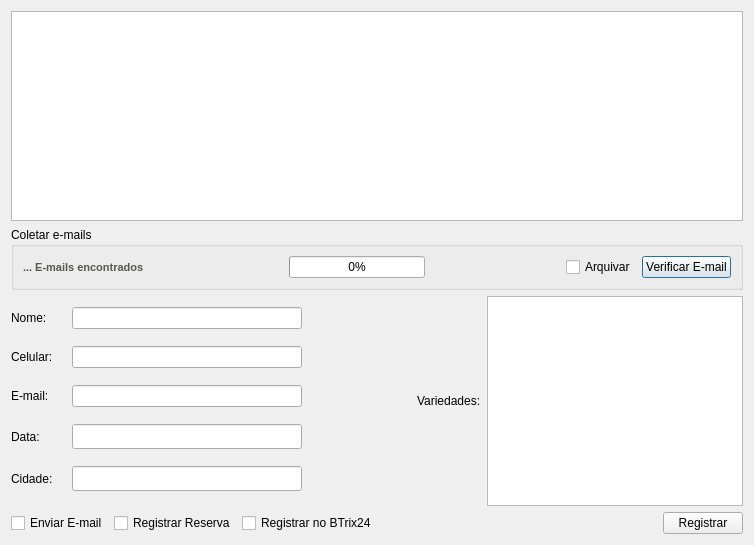
<?xml version="1.0" encoding="UTF-8"?>
<ui version="4.0">
 <class>winEmail</class>
 <widget class="QDialog" name="winEmail">
  <property name="geometry">
   <rect>
    <x>0</x>
    <y>0</y>
    <width>754</width>
    <height>545</height>
   </rect>
  </property>
  <property name="windowTitle">
   <string>Reservas por E-Mail</string>
  </property>
  <layout class="QVBoxLayout" name="verticalLayout_2">
   <item>
    <widget class="QTableView" name="tblEmails"/>
   </item>
   <item>
    <widget class="QGroupBox" name="grpEmails">
     <property name="title">
      <string>Coletar e-mails</string>
     </property>
     <property name="flat">
      <bool>false</bool>
     </property>
     <layout class="QHBoxLayout" name="horizontalLayout_3">
      <item>
       <layout class="QHBoxLayout" name="horizontalLayout_2">
        <item>
         <widget class="QLabel" name="lblStatus">
          <property name="minimumSize">
           <size>
            <width>200</width>
            <height>0</height>
           </size>
          </property>
          <property name="font">
           <font>
            <pointsize>8</pointsize>
            <weight>75</weight>
            <bold>true</bold>
           </font>
          </property>
          <property name="layoutDirection">
           <enum>Qt::LeftToRight</enum>
          </property>
          <property name="styleSheet">
           <string notr="true">color:rgb(85, 87, 83);
text-align: left;</string>
          </property>
          <property name="frameShadow">
           <enum>QFrame::Plain</enum>
          </property>
          <property name="text">
           <string>... E-mails encontrados</string>
          </property>
         </widget>
        </item>
        <item>
         <spacer name="horizontalSpacer_2">
          <property name="orientation">
           <enum>Qt::Horizontal</enum>
          </property>
          <property name="sizeType">
           <enum>QSizePolicy::Fixed</enum>
          </property>
          <property name="sizeHint" stdset="0">
           <size>
            <width>60</width>
            <height>20</height>
           </size>
          </property>
         </spacer>
        </item>
        <item>
         <widget class="QProgressBar" name="pbProgresso">
          <property name="maximum">
           <number>117</number>
          </property>
          <property name="value">
           <number>0</number>
          </property>
         </widget>
        </item>
        <item>
         <spacer name="horizontalSpacer">
          <property name="orientation">
           <enum>Qt::Horizontal</enum>
          </property>
          <property name="sizeType">
           <enum>QSizePolicy::Expanding</enum>
          </property>
          <property name="sizeHint" stdset="0">
           <size>
            <width>42</width>
            <height>20</height>
           </size>
          </property>
         </spacer>
        </item>
        <item>
         <widget class="QCheckBox" name="chkArquivar">
          <property name="text">
           <string>Arquivar</string>
          </property>
         </widget>
        </item>
        <item>
         <widget class="QPushButton" name="btEmail">
          <property name="text">
           <string>Verificar E-mail</string>
          </property>
         </widget>
        </item>
       </layout>
      </item>
     </layout>
    </widget>
   </item>
   <item>
    <layout class="QHBoxLayout" name="horizontalLayout_11">
     <item>
      <layout class="QVBoxLayout" name="verticalLayout">
       <item>
        <layout class="QHBoxLayout" name="horizontalLayout_4">
         <item>
          <widget class="QLabel" name="label">
           <property name="minimumSize">
            <size>
             <width>55</width>
             <height>0</height>
            </size>
           </property>
           <property name="text">
            <string>Nome:</string>
           </property>
          </widget>
         </item>
         <item>
          <widget class="QLineEdit" name="txtNome">
           <property name="minimumSize">
            <size>
             <width>230</width>
             <height>0</height>
            </size>
           </property>
           <property name="maximumSize">
            <size>
             <width>300</width>
             <height>16777215</height>
            </size>
           </property>
          </widget>
         </item>
         <item>
          <spacer name="horizontalSpacer_5">
           <property name="orientation">
            <enum>Qt::Horizontal</enum>
           </property>
           <property name="sizeHint" stdset="0">
            <size>
             <width>40</width>
             <height>20</height>
            </size>
           </property>
          </spacer>
         </item>
        </layout>
       </item>
       <item>
        <layout class="QHBoxLayout" name="horizontalLayout_5">
         <item>
          <widget class="QLabel" name="label_2">
           <property name="minimumSize">
            <size>
             <width>55</width>
             <height>0</height>
            </size>
           </property>
           <property name="text">
            <string>Celular:</string>
           </property>
          </widget>
         </item>
         <item>
          <widget class="QLineEdit" name="txtCelular">
           <property name="minimumSize">
            <size>
             <width>230</width>
             <height>0</height>
            </size>
           </property>
           <property name="maximumSize">
            <size>
             <width>300</width>
             <height>16777215</height>
            </size>
           </property>
          </widget>
         </item>
         <item>
          <spacer name="horizontalSpacer_6">
           <property name="orientation">
            <enum>Qt::Horizontal</enum>
           </property>
           <property name="sizeHint" stdset="0">
            <size>
             <width>40</width>
             <height>20</height>
            </size>
           </property>
          </spacer>
         </item>
        </layout>
       </item>
       <item>
        <layout class="QHBoxLayout" name="horizontalLayout_6">
         <item>
          <widget class="QLabel" name="label_3">
           <property name="minimumSize">
            <size>
             <width>55</width>
             <height>0</height>
            </size>
           </property>
           <property name="text">
            <string>E-mail:</string>
           </property>
          </widget>
         </item>
         <item>
          <widget class="QLineEdit" name="txtEmail">
           <property name="minimumSize">
            <size>
             <width>230</width>
             <height>0</height>
            </size>
           </property>
           <property name="maximumSize">
            <size>
             <width>300</width>
             <height>16777215</height>
            </size>
           </property>
          </widget>
         </item>
         <item>
          <spacer name="horizontalSpacer_7">
           <property name="orientation">
            <enum>Qt::Horizontal</enum>
           </property>
           <property name="sizeHint" stdset="0">
            <size>
             <width>40</width>
             <height>20</height>
            </size>
           </property>
          </spacer>
         </item>
        </layout>
       </item>
       <item>
        <layout class="QHBoxLayout" name="horizontalLayout_8">
         <item>
          <widget class="QLabel" name="label_5">
           <property name="minimumSize">
            <size>
             <width>55</width>
             <height>0</height>
            </size>
           </property>
           <property name="text">
            <string>Data:</string>
           </property>
          </widget>
         </item>
         <item>
          <widget class="QLineEdit" name="txtData">
           <property name="minimumSize">
            <size>
             <width>230</width>
             <height>0</height>
            </size>
           </property>
           <property name="maximumSize">
            <size>
             <width>300</width>
             <height>25</height>
            </size>
           </property>
          </widget>
         </item>
         <item>
          <spacer name="horizontalSpacer_4">
           <property name="orientation">
            <enum>Qt::Horizontal</enum>
           </property>
           <property name="sizeHint" stdset="0">
            <size>
             <width>40</width>
             <height>20</height>
            </size>
           </property>
          </spacer>
         </item>
        </layout>
       </item>
       <item>
        <layout class="QHBoxLayout" name="horizontalLayout_10">
         <item>
          <widget class="QLabel" name="label_6">
           <property name="minimumSize">
            <size>
             <width>55</width>
             <height>0</height>
            </size>
           </property>
           <property name="text">
            <string>Cidade:</string>
           </property>
          </widget>
         </item>
         <item>
          <widget class="QLineEdit" name="txtCidade">
           <property name="minimumSize">
            <size>
             <width>230</width>
             <height>0</height>
            </size>
           </property>
           <property name="maximumSize">
            <size>
             <width>300</width>
             <height>25</height>
            </size>
           </property>
          </widget>
         </item>
         <item>
          <spacer name="horizontalSpacer_8">
           <property name="orientation">
            <enum>Qt::Horizontal</enum>
           </property>
           <property name="sizeHint" stdset="0">
            <size>
             <width>40</width>
             <height>20</height>
            </size>
           </property>
          </spacer>
         </item>
        </layout>
       </item>
      </layout>
     </item>
     <item>
      <spacer name="horizontalSpacer_9">
       <property name="orientation">
        <enum>Qt::Horizontal</enum>
       </property>
       <property name="sizeHint" stdset="0">
        <size>
         <width>40</width>
         <height>20</height>
        </size>
       </property>
      </spacer>
     </item>
     <item>
      <layout class="QHBoxLayout" name="horizontalLayout_7">
       <item>
        <widget class="QLabel" name="label_4">
         <property name="text">
          <string>Variedades:</string>
         </property>
        </widget>
       </item>
       <item>
        <widget class="QListWidget" name="lstVariedades"/>
       </item>
      </layout>
     </item>
    </layout>
   </item>
   <item>
    <layout class="QHBoxLayout" name="horizontalLayout_9">
     <item>
      <layout class="QHBoxLayout" name="horizontalLayout">
       <item>
        <widget class="QCheckBox" name="chkEmail">
         <property name="text">
          <string>Enviar E-mail</string>
         </property>
        </widget>
       </item>
       <item>
        <widget class="QCheckBox" name="chkMysql">
         <property name="text">
          <string>Registrar Reserva</string>
         </property>
        </widget>
       </item>
       <item>
        <widget class="QCheckBox" name="chkBtrix">
         <property name="text">
          <string>Registrar no BTrix24</string>
         </property>
        </widget>
       </item>
      </layout>
     </item>
     <item>
      <spacer name="horizontalSpacer_3">
       <property name="orientation">
        <enum>Qt::Horizontal</enum>
       </property>
       <property name="sizeHint" stdset="0">
        <size>
         <width>40</width>
         <height>20</height>
        </size>
       </property>
      </spacer>
     </item>
     <item>
      <widget class="QPushButton" name="btRegistrar">
       <property name="text">
        <string>Registrar</string>
       </property>
      </widget>
     </item>
    </layout>
   </item>
  </layout>
 </widget>
 <resources/>
 <connections/>
</ui>
